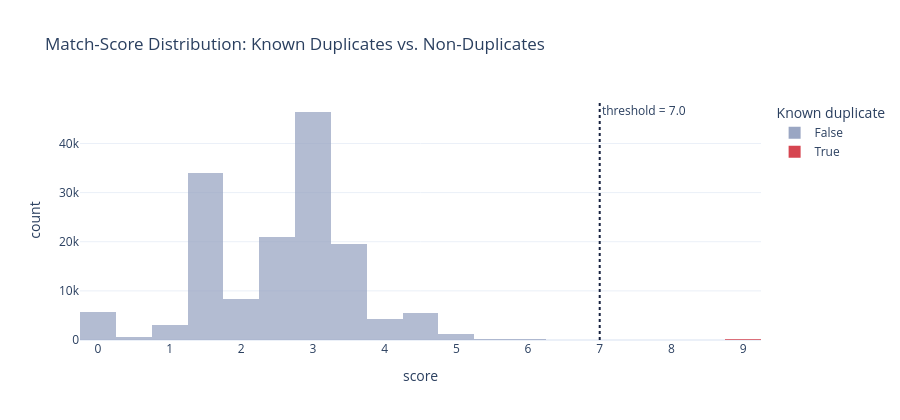

Here is the notebook cell this chart was saved with:
### Code cell
fig_hist = px.histogram(scored, x="score", color="true_dupe", nbins=40, barmode="overlay",
                         template=PLOT_TEMPLATE, opacity=0.75,
                         color_discrete_map={True: "#D64550", False: "#9AA6C3"},
                         labels={"true_dupe": "Known duplicate"},
                         title="Match-Score Distribution: Known Duplicates vs. Non-Duplicates")
fig_hist.add_vline(x=7.0, line_dash="dot", line_color="#16213E", annotation_text="threshold = 7.0")
fig_hist.update_layout(height=420)
fig_hist.show()

### Figure 1 — Plotly figure (JSON) as saved in the notebook; plotly's stock layout.template omitted (floating-point values rounded to 4 significant figures; data arrays with more than 128 entries replaced by an {"elided": "..."} marker saying what was removed)
{"data": [{"bingroup": "x", "hovertemplate": "Known duplicate=False<br>score=%{x}<br>count=%{y}<extra></extra>", "legendgroup": "False", "marker": {"color": "#9AA6C3", "opacity": 0.75, "pattern": {"shape": ""}}, "name": "False", "nbinsx": 40, "orientation": "v", "showlegend": true, "type": "histogram", "x": {"elided": "149932 float values"}, "xaxis": "x", "yaxis": "y"}, {"bingroup": "x", "hovertemplate": "Known duplicate=True<br>score=%{x}<br>count=%{y}<extra></extra>", "legendgroup": "True", "marker": {"color": "#D64550", "opacity": 0.75, "pattern": {"shape": ""}}, "name": "True", "nbinsx": 40, "orientation": "v", "showlegend": true, "type": "histogram", "x": [8.9, 9.0, 9.0, 6.5, 8.8, 9.0, 8.914, 6.5, 6.5, 6.5, 9.0, 8.86, 8.8, 9.0, 8.9, 8.9, 6.5, 9.0, 8.8, 9.0, 8.67, 8.886, 9.0, 8.9, 8.573, 8.9, 8.775, 8.85, 8.84, 6.5, 8.914, 9.0, 9.0, 6.5, 8.86, 8.911, 8.883, 9.0, 6.5, 8.72, 8.883, 6.5, 8.9, 8.84, 9.0, 8.8, 9.0, 8.925, 8.85, 8.573, 8.86, 8.82, 8.922, 9.0, 9.0, 8.871, 8.573, 9.0, 8.9, 8.82, 7.583, 9.0, 9.0, 9.0, 8.867, 9.0, 8.9, 9.0, 9.0, 8.8, 8.933, 9.0, 9.0, 9.0, 8.84, 8.9, 9.0, 8.84, 8.925, 9.0, 9.0, 8.912, 6.5, 9.0, 9.0, 8.925, 6.5, 8.0, 8.86, 9.0, 9.0, 8.86, 9.0, 6.5, 8.86, 8.925, 8.72, 8.84, 6.5, 8.883, 8.84, 9.0, 8.84, 8.871, 8.775, 8.775, 9.0, 8.925, 9.0, 9.0, 9.0, 9.0, 8.85, 8.86, 9.0, 8.82, 8.82, 6.5, 8.9, 9.0, 8.86, 6.5, 9.0, 7.583, 9.0, 8.9, 9.0], "xaxis": "x", "yaxis": "y"}], "layout": {"annotations": [{"showarrow": false, "text": "threshold = 7.0", "x": 7.0, "xanchor": "left", "xref": "x", "y": 1, "yanchor": "top", "yref": "y domain"}], "barmode": "overlay", "height": 420, "legend": {"title": {"text": "Known duplicate"}, "tracegroupgap": 0}, "shapes": [{"line": {"color": "#16213E", "dash": "dot"}, "type": "line", "x0": 7.0, "x1": 7.0, "xref": "x", "y0": 0, "y1": 1, "yref": "y domain"}], "title": {"text": "Match-Score Distribution: Known Duplicates vs. Non-Duplicates"}, "xaxis": {"anchor": "y", "domain": [0.0, 1.0], "title": {"text": "score"}}, "yaxis": {"anchor": "x", "domain": [0.0, 1.0], "title": {"text": "count"}}}}
